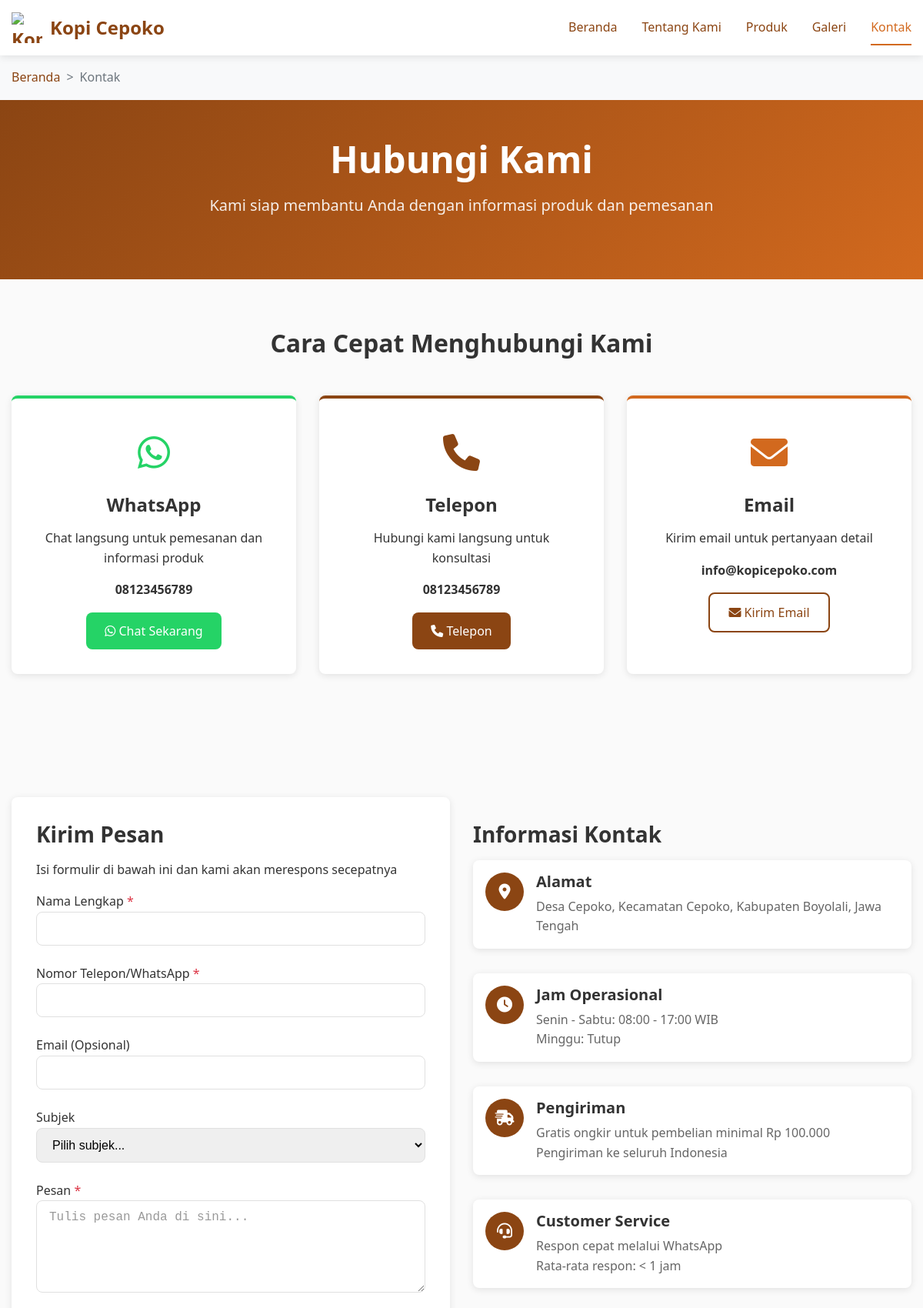
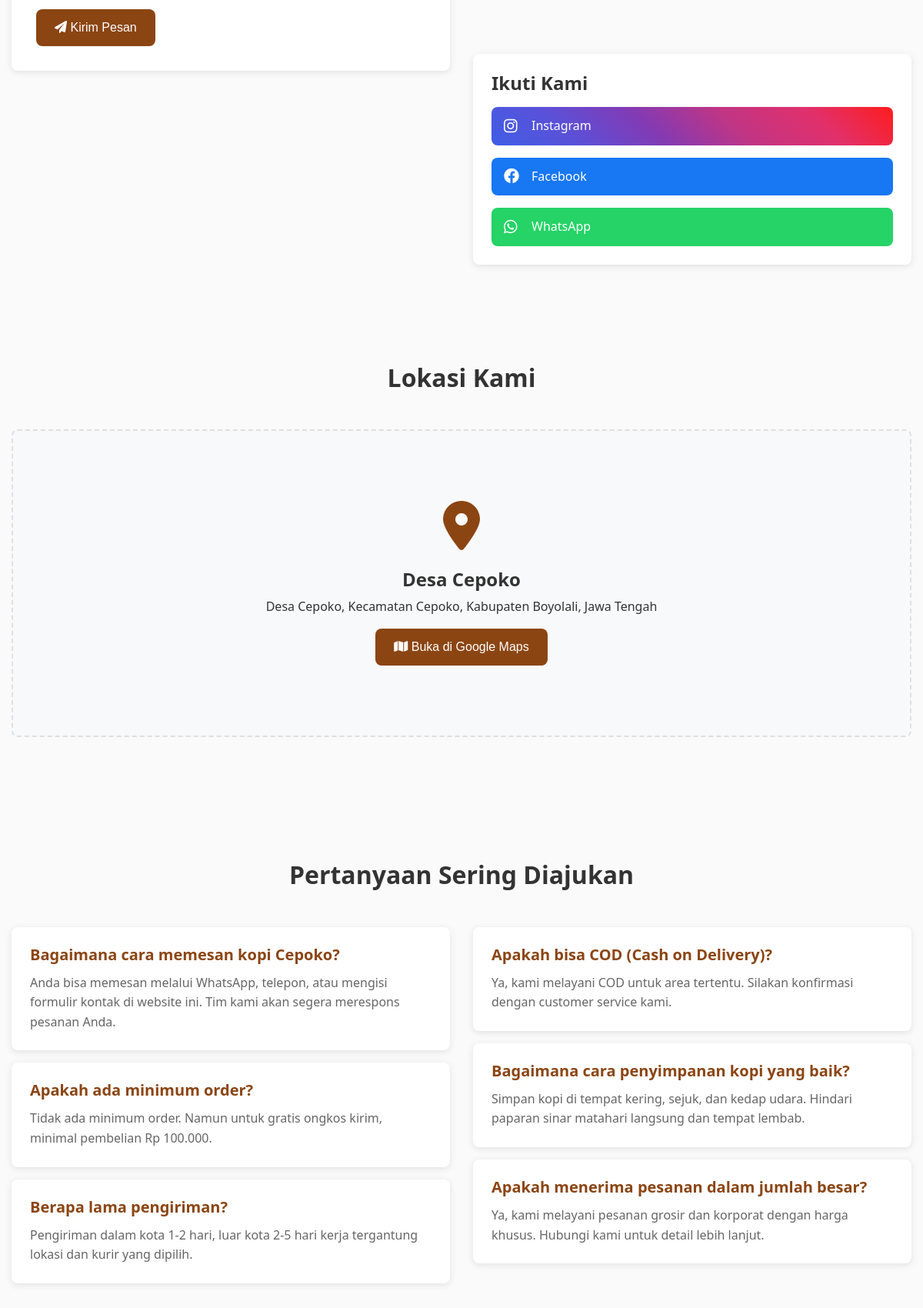
The page /kontak.php (upper part) on the database its author committed (2 pictures, top to bottom).
### tables this page shows
CREATE TABLE IF NOT EXISTS site_settings (
    id INT AUTO_INCREMENT PRIMARY KEY,
    setting_key VARCHAR(100) UNIQUE NOT NULL,
    setting_value TEXT,
    setting_type ENUM('text', 'number', 'json', 'boolean') DEFAULT 'text',
    description VARCHAR(255),
    created_at TIMESTAMP DEFAULT CURRENT_TIMESTAMP,
    updated_at TIMESTAMP DEFAULT CURRENT_TIMESTAMP ON UPDATE CURRENT_TIMESTAMP
);

### config/database.php (called while the page is built, shortened)
<?php
class Database {
    private static $instance = null;
    private $connection;
    private function __construct() {
        try {
            $dsn = "mysql:host=" . DatabaseConfig::DB_HOST .
                   ";dbname=" . DatabaseConfig::DB_NAME .
                   ";charset=" . DatabaseConfig::DB_CHARSET;
            $options = [
                PDO::ATTR_ERRMODE            => PDO::ERRMODE_EXCEPTION,
                PDO::ATTR_DEFAULT_FETCH_MODE => PDO::FETCH_ASSOC,
                PDO::ATTR_EMULATE_PREPARES   => false,
            ];
            $this->connection = new PDO($dsn, DatabaseConfig::DB_USER, DatabaseConfig::DB_PASS, $options);
        } catch (PDOException $e) {
            die("Database connection failed: " . $e->getMessage());
        }
    }
    public static function getInstance() {
        if (self::$instance === null) {
            self::$instance = new self();
        }
        return self::$instance;
    }
    public function getConnection() {
        return $this->connection;
    }
}
function getDB() {
    return Database::getInstance()->getConnection();
}
function getSiteSetting($key, $default = '') {
    $db = getDB();
    $stmt = $db->prepare("SELECT setting_value FROM site_settings WHERE setting_key = ?");
    $stmt->execute([$key]);
    $result = $stmt->fetch();
    return $result ? $result['setting_value'] : $default;
}
?>

### kontak.php (the view, shortened to what this page needs)
<?php
require_once 'backend/functions/frontend.php';
$whatsappNumber = getSiteSetting('whatsapp_number', '628123456789');
$contactPhone = getSiteSetting('contact_phone', '08123456789');
$contactEmail = getSiteSetting('contact_email', 'info@kopicepoko.com');
$contactAddress = getSiteSetting('contact_address', 'Desa Cepoko, Kecamatan Cepoko, Kabupaten Boyolali, Jawa Tengah');
$operatingHours = getSiteSetting('operating_hours', 'Senin - Sabtu: 08:00 - 17:00 WIB');
?>
<!DOCTYPE html>
<html lang="id">
<head>
    <link rel="stylesheet" href="assets/css/main.css">
    <link rel="stylesheet" href="https://cdnjs.cloudflare.com/ajax/libs/font-awesome/6.0.0/css/all.min.css">
</head>
<body>
    <header class="header">
        <div class="container">
            <div class="logo">
                <img src="assets/images/logo.png" alt="Kopi Cepoko Logo" style="width: 40px; height: 40px; margin-right: 10px;">
                <span>Kopi Cepoko</span>
            </div>
            <nav class="navigation">
                <ul class="nav-menu">
                    <li><a href="index.php" class="nav-link">Beranda</a></li>
                    <li><a href="tentang.php" class="nav-link">Tentang Kami</a></li>
                    <li><a href="produk.php" class="nav-link">Produk</a></li>
                    <li><a href="galeri.php" class="nav-link">Galeri</a></li>
                    <li><a href="kontak.php" class="nav-link active">Kontak</a></li>
                </ul>
            </nav>
        </div>
    </header>
    <section class="breadcrumb-section" style="background: #f8f9fa; padding: 1rem 0;">
        <div class="container">
            <nav aria-label="breadcrumb">
                <ol class="breadcrumb" style="background: none; margin: 0; padding: 0;">
                    <li class="breadcrumb-item"><a href="index.php">Beranda</a></li>
                    <li class="breadcrumb-item active" aria-current="page">Kontak</li>
                </ol>
            </nav>
        </div>
    </section>
    <section class="hero" style="padding: 3rem 0;">
        <div class="container">
            <h1>Hubungi Kami</h1>
            <p>Kami siap membantu Anda dengan informasi produk dan pemesanan</p>
        </div>
    </section>
    <section class="section">
        <div class="container">
            <h2 class="section-title">Cara Cepat Menghubungi Kami</h2>
            <div class="quick-contact-grid">
                <div class="row">
                    <div class="col-4">
                        <div class="contact-card whatsapp-card">
                            <div class="contact-icon">
                                <i class="fab fa-whatsapp"></i>
                            </div>
                            <h4>WhatsApp</h4>
                            <p>Chat langsung untuk pemesanan dan informasi produk</p>
                            <p class="contact-detail"><?php echo $contactPhone; ?></p>
                            <a href="https://wa.me/<?php echo $whatsappNumber; ?>?text=Halo%20Kopi%20Cepoko,%20saya%20tertarik%20dengan%20produk%20Anda"
                               class="btn btn-whatsapp" target="_blank">
                                <i class="fab fa-whatsapp"></i> Chat Sekarang
                            </a>
                        </div>
                    </div>
                    <div class="col-4">
                        <div class="contact-card phone-card">
                            <div class="contact-icon">
                                <i class="fas fa-phone"></i>
                            </div>
                            <h4>Telepon</h4>
                            <p>Hubungi kami langsung untuk konsultasi</p>
                            <p class="contact-detail"><?php echo $contactPhone; ?></p>
                            <a href="tel:<?php echo $contactPhone; ?>" class="btn btn-primary">
                                <i class="fas fa-phone"></i> Telepon
                            </a>
                        </div>
                    </div>
                    <div class="col-4">
                        <div class="contact-card email-card">
                            <div class="contact-icon">
                                <i class="fas fa-envelope"></i>
                            </div>
                            <h4>Email</h4>
                            <p>Kirim email untuk pertanyaan detail</p>
                            <p class="contact-detail"><?php echo $contactEmail; ?></p>
                            <a href="mailto:<?php echo $contactEmail; ?>" class="btn btn-secondary">
                                <i class="fas fa-envelope"></i> Kirim Email
                            </a>
                        </div>
                    </div>
                </div>
            </div>
        </div>
    </section>
    <section class="section bg-light">
        <div class="container">
            <div class="row">
                <div class="col-6">
                    <div class="contact-form-container">
                        <h3>Kirim Pesan</h3>
                        <p>Isi formulir di bawah ini dan kami akan merespons secepatnya</p>
                        <form method="POST" action="kontak.php" class="contact-form">
                            <div class="form-group">
                                <label for="name">Nama Lengkap <span class="required">*</span></label>
                                <input type="text" id="name" name="name" class="form-control"
                                       value="<?php echo htmlspecialchars($name ?? ''); ?>" required>
                            </div>
                            <div class="form-group">
                                <label for="phone">Nomor Telepon/WhatsApp <span class="required">*</span></label>
                                <input type="tel" id="phone" name="phone" class="form-control"
                                       value="<?php echo htmlspecialchars($phone ?? ''); ?>" required>
                            </div>
                            <div class="form-group">
                                <label for="email">Email (Opsional)</label>
                                <input type="email" id="email" name="email" class="form-control"
                                       value="<?php echo htmlspecialchars($email ?? ''); ?>">
                            </div>
                            <div class="form-group">
                                <label for="subject">Subjek</label>
                                <select id="subject" name="subject" class="form-control">
                                    <option value="">Pilih subjek...</option>
                                </select>
                            </div>
                            <div class="form-group">
                                <label for="message">Pesan <span class="required">*</span></label>
                                <textarea id="message" name="message" class="form-control" rows="5"
                                          placeholder="Tulis pesan Anda di sini..." required><?php echo htmlspecialchars($message ?? ''); ?></textarea>
                            </div>
                            <button type="submit" class="btn btn-primary">
                                <i class="fas fa-paper-plane"></i> Kirim Pesan
                            </button>
                        </form>
                    </div>
                </div>
                <div class="col-6">
                    <div class="contact-info">
                        <h3>Informasi Kontak</h3>
                        <div class="info-item">
                            <div class="info-icon">
                                <i class="fas fa-map-marker-alt"></i>
                            </div>
                            <div class="info-content">
                                <h5>Alamat</h5>
                                <p><?php echo htmlspecialchars($contactAddress); ?></p>
                            </div>
                        </div>
                        <div class="info-item">
                            <div class="info-icon">
                                <i class="fas fa-clock"></i>
                            </div>
                            <div class="info-content">
                                <h5>Jam Operasional</h5>
                                <p><?php echo htmlspecialchars($operatingHours); ?></p>
                                <p class="text-muted">Minggu: Tutup</p>
                            </div>
                        </div>
                        <div class="info-item">
                            <div class="info-icon">
                                <i class="fas fa-shipping-fast"></i>
                            </div>
                            <div class="info-content">
                                <h5>Pengiriman</h5>
                                <p><?php echo getSiteSetting('shipping_info', 'Gratis ongkir untuk pembelian minimal Rp 100.000'); ?></p>
                                <p class="text-muted">Pengiriman ke seluruh Indonesia</p>
                            </div>
                        </div>
                        <div class="info-item">
                            <div class="info-icon">
                                <i class="fas fa-headset"></i>
                            </div>
                            <div class="info-content">
                                <h5>Customer Service</h5>
                                <p>Respon cepat melalui WhatsApp</p>
                                <p class="text-muted">Rata-rata respon: &lt; 1 jam</p>
                            </div>
                        </div>
                    </div>
                    <div class="social-media-section">
                        <h4>Ikuti Kami</h4>
                        <div class="social-links-large">
                            <a href="<?php echo getSiteSetting('instagram_url', '#'); ?>" target="_blank" class="social-link instagram">
                                <i class="fab fa-instagram"></i>
                                <span>Instagram</span>
                            </a>
                            <a href="<?php echo getSiteSetting('facebook_url', '#'); ?>" target="_blank" class="social-link facebook">
                                <i class="fab fa-facebook"></i>
                                <span>Facebook</span>
                            </a>
                            <a href="https://wa.me/<?php echo $whatsappNumber; ?>" target="_blank" class="social-link whatsapp">
                                <i class="fab fa-whatsapp"></i>
                                <span>WhatsApp</span>
                            </a>
                        </div>
                    </div>
                </div>
            </div>
        </div>
    </section>
    <section class="section">
        <div class="container">
            <h2 class="section-title">Lokasi Kami</h2>
            <div class="map-container">
                <div class="map-placeholder">
                    <div class="map-content">
                        <i class="fas fa-map-marker-alt" style="font-size: 4rem; color: var(--primary-color); margin-bottom: 1rem;"></i>
                        <h4>Desa Cepoko</h4>
                        <p><?php echo htmlspecialchars($contactAddress); ?></p>
                        <button class="btn btn-primary" onclick="openGoogleMaps()">
                            <i class="fas fa-map"></i> Buka di Google Maps
                        </button>
                    </div>
                </div>
            </div>
        </div>
    </section>
    <section class="section bg-light">
        <div class="container">
            <h2 class="section-title">Pertanyaan Sering Diajukan</h2>
            <div class="faq-container">
                <div class="row">
                    <div class="col-6">
                        <div class="faq-item">
                            <h5>Bagaimana cara memesan kopi Cepoko?</h5>
                            <p>Anda bisa memesan melalui WhatsApp, telepon, atau mengisi formulir kontak di website ini. Tim kami akan segera merespons pesanan Anda.</p>
                        </div>
                        <div class="faq-item">
                            <h5>Apakah ada minimum order?</h5>
                            <p>Tidak ada minimum order. Namun untuk gratis ongkos kirim, minimal pembelian Rp 100.000.</p>
                        </div>
                        <div class="faq-item">
                            <h5>Berapa lama pengiriman?</h5>
                            <p>Pengiriman dalam kota 1-2 hari, luar kota 2-5 hari kerja tergantung lokasi dan kurir yang dipilih.</p>
                        </div>
                    </div>
                    <div class="col-6">
                        <div class="faq-item">
                            <h5>Apakah bisa COD (Cash on Delivery)?</h5>
                            <p>Ya, kami melayani COD untuk area tertentu. Silakan konfirmasi dengan customer service kami.</p>
                        </div>
                        <div class="faq-item">
                            <h5>Bagaimana cara penyimpanan kopi yang baik?</h5>
                            <p>Simpan kopi di tempat kering, sejuk, dan kedap udara. Hindari paparan sinar matahari langsung dan tempat lembab.</p>
                        </div>
                        <div class="faq-item">
                            <h5>Apakah menerima pesanan dalam jumlah besar?</h5>
                            <p>Ya, kami melayani pesanan grosir dan korporat dengan harga khusus. Hubungi kami untuk detail lebih lanjut.</p>
                        </div>
                    </div>
                </div>
            </div>
        </div>
    </section>
</body>
</html>

### rows shown on the page
site_settings: setting_value "08123456789"
site_settings: setting_value "info@kopicepoko.com"
site_settings: setting_value "Desa Cepoko, Kecamatan Cepoko, Kabupaten Boyolali, Jawa Tengah"
site_settings: setting_value "Senin - Sabtu: 08:00 - 17:00 WIB"
site_settings: setting_value "Gratis ongkir untuk pembelian minimal Rp 100.000"
